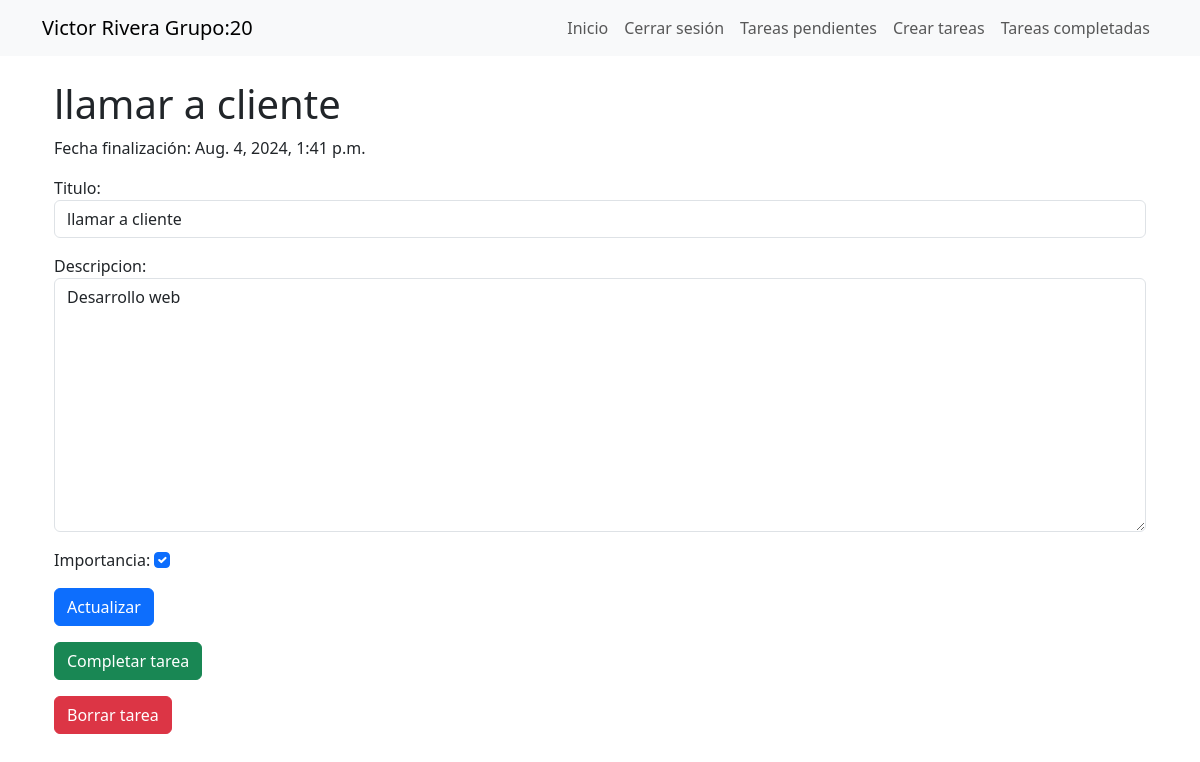
The page /tareas/8 (signed in) on the database its author committed.
### tareas/models.py (models this page shows, shortened)
class Tarea(models.Model):
    titulo=models.CharField(max_length=100)
    descripcion=models.TextField(blank=True)
    creado=models.DateTimeField(auto_now_add=True)
    finalizado=models.DateTimeField(null=True)
    importancia=models.BooleanField(default=False)
    usuario=models.ForeignKey(User, on_delete=models.CASCADE)

### tareas/views.py (the view, shortened to what this page needs)
# urls.py: path('tareas/<int:tarea_id>', views.detalleTareas, name='detalleTareas'),
@login_required
def detalleTareas(request, tarea_id):
    if request.method=='GET':
        tarea = get_object_or_404(Tarea, pk=tarea_id,usuario=request.user)
        formulario = FormularioTareas(instance=tarea)
        return render(request, 'tareas_detalles.html', {'tarea': tarea, 'formulario': formulario})

### tareas/formularios.py
class FormularioTareas(forms.ModelForm):
    class Meta:
        model = Tarea
        fields = ['titulo', 'descripcion', 'importancia']
        widgets = {
            'titulo': forms.TextInput(attrs={'class': 'form-control'}),
            'descripcion': forms.Textarea(attrs={'class': 'form-control'}),
            'importancia': forms.CheckboxInput(attrs={'class': 'form-check-input'})
        }

### tareas/templates/tareas_detalles.html (shortened to what this page needs)
{% extends "templates.html" %}
{% block content %}
<main class="container mt-4">
    <h1>{{ tarea.titulo }}</h1>
    <p>Fecha finalización: {{ tarea.finalizado }}</p>
    <form action="" method="POST" class="mb-3">
        {{ formulario.as_p }}
        <button type="submit" class="btn btn-primary">Actualizar</button>
    </form>
    <form action="{% url 'tareasCompletadas' tarea.id %}" method="POST" class="mb-3">
        <button type="submit" class="btn btn-success">Completar tarea</button>
    </form>
    <form action="{% url 'borrarTareas' tarea.id %}" method="POST" class="mb-3">
        <button type="submit" class="btn btn-danger">Borrar tarea</button>
    </form>
</main>
{% endblock %}

### rows shown on the page
Tarea: titulo "llamar a cliente", finalizado "Aug. 4, 2024, 1:41 p.m.", descripcion "Desarrollo web", importancia "☑"
